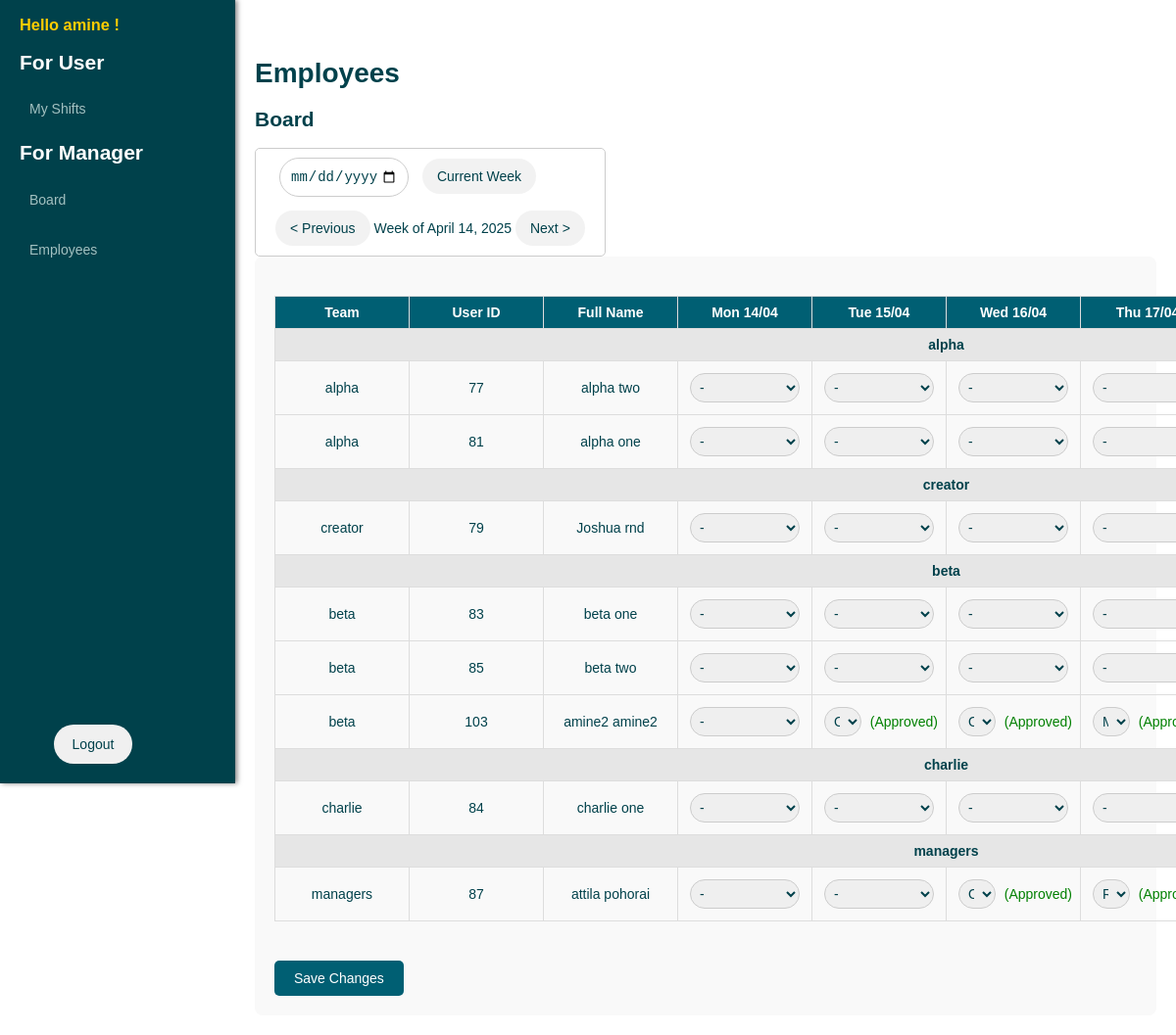
Screenshot of /board/ (signed in) with the database file from the repository.
### tables this page shows
CREATE TABLE "users" (
            id INTEGER PRIMARY KEY AUTOINCREMENT,
            username TEXT NOT NULL UNIQUE,
            password_hash TEXT NOT NULL,
            employee_id INTEGER,
            is_active BOOLEAN NOT NULL DEFAULT 1,
            role TEXT NOT NULL DEFAULT 'adc_employee',
            FOREIGN KEY (employee_id) REFERENCES "employees_old"(id) ON DELETE SET NULL
        );

CREATE TABLE employees (
                id INTEGER PRIMARY KEY AUTOINCREMENT,
                first_name TEXT NOT NULL,
                last_name TEXT NOT NULL,
                team TEXT,
                total_overtime TEXT DEFAULT '00:00'
            );

### app/routes/board.py (the view)
@board_bp.route('/')
@login_required
def index():
    today = datetime.now().date()
    week_offset = int(request.args.get('week_offset', 0))
    start_of_week = today - timedelta(days=today.weekday()) + timedelta(weeks=week_offset)
    dates = [start_of_week + timedelta(days=i) for i in range(7)]
    formatted_dates = [d.strftime("%Y-%m-%d") for d in dates]
    employee_shifts_data = employee_shift_service.get_all_employee_shifts()
    employees = employee_service.get_all_employees()
    all_shifts = employee_shift_service.get_all_shifts()  # Fetch all available shifts
    print("\n=== DEBUG: FETCHED EMPLOYEES ===")
    for emp in employees:
        print(f"Employee ID: {emp.id}, Name: {emp.fullname}, Team: {emp.team}")
    print("\n=== DEBUG: RAW SHIFT DATA ===")
    print(employee_shifts_data)
    shifts_by_employee = defaultdict(dict)
    if isinstance(employee_shifts_data, dict) and 'shifts_by_team' in employee_shifts_data:
        for team_name, shifts_list in employee_shifts_data['shifts_by_team'].items():
            for emp_shift in shifts_list:
                employee_name = emp_shift.get('employee_name', '')
                shift_date = emp_shift.get('employee_shift', {}).get('date')
                matching_employee = next((emp for emp in employees if emp.fullname == employee_name), None)
                if not matching_employee:
                    print(f"⚠️ WARNING: No matching employee found for {employee_name}")
                    continue
                employee_id = matching_employee.id
                if shift_date in formatted_dates:
                    shift_name = emp_shift.get('shift_name', 'No Shift')
                    start_time = emp_shift['employee_shift'].get('start_time', '-')
                    end_time = emp_shift['employee_shift'].get('end_time', '-')
                    approval_status = emp_shift['employee_shift'].get('approval_status', 'Approved')
                    if approval_status != 'Rejected':
                        shifts_by_employee[employee_id][shift_date] = {
                            'display': f"{shift_name} ({start_time} - {end_time})",
                            'approval_status': approval_status
                        }
    print("\n=== DEBUG: FINAL SHIFT MAPPING ===")
    for emp_id, shifts in shifts_by_employee.items():
        print(f"Employee {emp_id}: {shifts}")
    teams = defaultdict(list)
    for employee in employees:
        team_name = getattr(employee, 'team', "No Team")
        teams[team_name].append(employee)
    return render_template(
        'board/board.html',
        dates=dates,
        teams=teams,
        shifts_by_employee=shifts_by_employee,
        week_offset=week_offset,
        employees=employees,
        all_shifts=all_shifts  # Pass all shifts to the template
    )

### app/database/db.py (called while the page is built)
def get_db():
    db = sqlite3.connect(Config.DATABASE)
    db.row_factory = sqlite3.Row
    return db

### app/models/employee.py (called while the page is built)
    @property
    def fullname(self):
        return f'{self.first} {self.last}'

### app/models/user.py (called while the page is built)
    @property
    def is_authenticated(self):
        return True

    def is_manager(self):
        return self.role == 'manager'

### app/services/employee_service.py (called while the page is built)
def get_all_employees():
    db = get_db()
    try:
        rows = db.execute('SELECT * FROM employees').fetchall()
        return [Employee(row['first_name'], row['last_name'], row['team'], row['id']) for row in rows]
    except Exception as e:
        print(f"Error fetching employees: {e}")
        return []
    finally:
        db.close()

### app/services/employee_shift_service.py (called while the page is built)
def get_all_shifts():
    db = get_db()
    try:
        shifts = db.execute('SELECT * FROM shifts').fetchall()  # Retrieve all shifts from the database
        return shifts
    except Exception as e:
        print(f"Error fetching shifts: {e}")
        return []
    finally:
        db.close()

### app/services/user_service.py (called while the page is built)
def get_user_by_id(user_id):
    db = get_db()
    try:
        row = db.execute('SELECT * FROM users WHERE id = ?', (user_id, )).fetchone()
        if row:
            print(f"User data: id={row[0]}, username={row[1]}, employee_id={row[3]}, is_active={row[4]}, role={row[5]}")
            return User(row[0], row[1], row[2], row[3], row[4], row[5])
    except Exception as e:
        print("get_user_by_id: User not found")
        return False
    finally:
        db.close()

### app/templates/board/board.html (shortened to what this page needs)
{% extends 'layout.html' %}
{% block title %}<h1>Employees</h1>{% endblock %}
{% block content %}
<h2>Board</h2>
<div class="board-navigation">
    <form action="{{ url_for('board.select_week') }}" method="post">
        <input type="date" name="selected_date" required onchange="this.form.submit()">
        <a href="{{ url_for('board.index', week_offset=0) }}" class="nav-button">Current Week</a>
    </form>
    <div>
        <a href="{{ url_for('board.index', week_offset=week_offset-1) }}" class="nav-button">< Previous</a>
        <span>Week of {{ dates[0].strftime('%B %d, %Y') }}</span>
        <a href="{{ url_for('board.index', week_offset=week_offset+1) }}" class="nav-button">Next ></a>
    </div>
</div>
<form id="board-form" method="post" action="{{ url_for('board.update_shifts') }}">
    <div class="board">
        <table>
            <thead>
                <tr>
                    <th>Team</th>
                    <th>User ID</th>
                    <th>Full Name</th>
                    {% for date in dates %}
                        <th>{{ date.strftime('%a %d/%m') }}</th>
                    {% endfor %}
                </tr>
            </thead>
            <tbody>
                {% for team, employees in teams.items() %}
                    <tr class="team-header">
                        <td colspan="{{ dates|length + 3 }}">{{ team }}</td>
                    </tr>
                    {% for employee in employees %}
                        <tr>
                            <td>{{ team }}</td>
                            <td>{{ employee.id }}</td>
                            <td>{{ employee.fullname }}</td>
                            {% for date in dates %}
                                {% set emp_shifts = shifts_by_employee.get(employee.id, {}) %}
                                {% set shift = emp_shifts.get(date.strftime('%Y-%m-%d')) %}
                                <td>
                                    <div style="display: flex; align-items: center; justify-content: center;">
                                        <select name="shift_{{ employee.id }}_{{ date.strftime('%Y-%m-%d') }}" class="shift-dropdown">
                                            <option value="" {% if not shift %}selected{% endif %}>-</option>
                                            {% for shift_option in all_shifts %}
                                                <option value="{{ shift_option['id'] }}"
                                                    {% if shift and shift_option['name'] in shift.display %}selected{% endif %}>
                                                    {{ shift_option['name'] }} ({{ shift_option['start_time'] }} - {{ shift_option['end_time'] }})
                                                </option>
                                            {% endfor %}
                                        </select>
                                        {% if shift %}
                                            {% if shift.approval_status == 'Pending' %}
                                                <span style="color: orange; margin-left: 5px;">(Pending)</span>
                                            {% elif shift.approval_status == 'Approved' %}
                                                <span style="color: green; margin-left: 5px;">(Approved)</span>
                                            {% endif %}
                                        {% endif %}
                                    </div>
                                </td>
                            {% endfor %}
                        </tr>
                    {% endfor %}
                {% endfor %}
            </tbody>
        </table>
    </div>
    <button type="submit" class="save-button">Save Changes</button>
</form>
{% endblock %}

### app/templates/sidebar.html (shortened to what this page needs)
<div class="sidebar">
    <h3>Hello {{ current_user.username }} !</h3>
    <h2>For User</h2>
    <ul>
        <li><a href="{{ url_for('my_shifts.index') }}" class="{% if active == 'my_shifts' %}active{% endif %} menu-item">My Shifts</a></li>
    </ul>
    <h2>For Manager</h2>
    <ul>
        <li><a href="{{ url_for('board.index') }}" class="{% if active == 'board' %}active{% endif %} menu-item">Board</a></li>
        <li><a href="{{ url_for('employees.index') }}" class="{% if active == 'employees' %}active{% endif %} menu-item">Employees</a></li>
    </ul>
    <div class="logout">
        {% if current_user.is_authenticated %}
            <a href="{{ url_for('auth.logout') }}" class="logout-button" title="Logout">
                Logout
            </a>
        {% else %}
            <a href="{{ url_for('auth.login') }}">Login</a>
        {% endif %}
    </div>
</div>

### app/static/css/styles.css (style rules this page uses)
body { font-family: 'Arial', sans-serif; margin: 0; padding: 0; background-color: #ffffff; color: #00414B; }
h1, h2, h3, p { color: #00414B; }

### app/static/css/board.css (style rules this page uses)
.board { width: 100%; margin: 20px 0; border-collapse: collapse; }
.board table { width: 100%; border-collapse: collapse; }
.board th, .board td { padding: 12px; text-align: center; border: 1px solid #ccc; }
.board th { background-color: #00414B; color: white; }
.team-header td { background-color: #e6e6e6; font-weight: bold; color: #00414B; text-align: left; padding-left: 10px; }
.board td { min-width: 120px; }
.team-header td { background-color: #e6e6e6; font-weight: bold; color: #00414B; }
.board-navigation { display: inline-block; border: 1px solid #ccc; border-radius: 5px; padding: 20px 20px; padding-top: 5px; }
.board-navigation form { background-color: transparent; padding: 20px; padding-top: 0px; padding-left: 0px; border-radius: 0; }
.board-navigation input[type="date"] { width: 110px; margin-right: 10px; }
.nav-button { padding: 10px 15px; background-color: #f2f2f2; color: #00414B; text-decoration: none; border-radius: 25px; }

### app/static/css/button.css (style rules this page uses)
form button, .delete-button, .cancel-button, .edit-button, .logout-button, .yellow-button, .blue-button { border-radius: 25px; border: none; cursor: pointer; text-decoration: none; display: inline-block; }
form button { background-color: #FFE900; color: #00414B; }
.cancel-button, .edit-button, .logout-button { background-color: #f0f0f0; color: #00414B; margin-left: 10px; }

### app/static/css/form.css (style rules this page uses)
form { background-color: #f9f9f9; padding: 20px; border-radius: 8px; }
form input[type="text"], form input[type="password"], form input[type="date"], form input[type="time"], form select { font-size: 14px; color: #00414B; width: calc(100% - 20px); max-width: calc(30ch + 20px); padding: 10px; margin: 4px; border-radius: 25px; border: 1px solid #ccc; }

### app/static/css/list.css (style rules this page uses)
ul { list-style-type: none; padding: 0; margin: 0; width: 95% ; }

### app/static/css/login.css (style rules this page uses)
ul { list-style-type: none; padding-left: 0; }
.logout { max-width: 140px; margin-top: auto; margin-bottom: 20px; text-align: center; }
.logout-button { border: 2px solid transparent; transition: all 0.2s ease; }
.logout a { color: #00414B; text-decoration: none; }

### app/static/css/table.css (style rules this page uses)
table { width: 100%; border-collapse: separate; margin-top: 20px; border-spacing: 0; border-radius: 100px; }
th, td { padding: 12px; text-align: left; border-bottom: 1px solid #ccc; }
th { background-color: #f2f2f2; color: #00414B; }

### app/static/css/sidebar.css (style rules this page uses)
.sidebar { width: 200px; background-color: #00414B; padding: 0 20px; box-shadow: 2px 0 5px rgba(0, 0, 0, 0.5); flex-shrink: 0; display: flex; flex-direction: column; justify-content: space-between; position: sticky; top: 0; height: 100vh; }
.sidebar h2, p { margin-top: 0; color: #ffffff; }
.sidebar h3 { color: #ffcc00; }
.sidebar ul { list-style-type: none; padding: 0; }
.sidebar ul li { margin-bottom: 15px; }
.sidebar ul li a { text-decoration: none; color: #A3C1C1; padding: 10px; display: block; border-radius: 5px; transition: background-color 0.3s ease; }

### app/static/css/media.css (style rules this page uses)
@media screen and (min-width: 1024px) and (max-width: 1366px) { body, form button { font-size: 14px; } }
@media screen and (min-width: 1024px) and (max-width: 1366px) { form button, .delete-button, .cancel-button, .edit-button, .logout-button, .yellow-button, .blue-button { padding: 10px 17px; } }

### app/templates/board/board.html (style rules this page uses)
.board table { width: 100%; border-collapse: collapse; margin-top: 20px; }
.board th, .board td { padding: 8px; text-align: center; border: 1px solid #ddd; }
.board th { background-color: #005f73; color: white; }
.team-header { background-color: #ccc; font-weight: bold; text-align: left; }
.shift-dropdown { padding: 5px; width: 100%; }
.save-button { margin-top: 20px; padding: 10px 20px; background-color: #005f73; color: white; border: none; border-radius: 5px; cursor: pointer; }

### rows the page displays
users: username "amine"
employees: team "alpha", id "77", fullname "alpha two", id "-" "-" "-" "-"
employees: id "81", fullname "alpha one", id "-" "-" "-" "-"
employees: team "creator", id "79", fullname "Joshua rnd", id "-" "-" "-" "-"
employees: team "beta", id "83", fullname "beta one", id "-" "-" "-" "-"
employees: id "85", fullname "beta two", id "-" "-" "-" "-"
employees: id "103", fullname "amine2 amine2", id "-"
employees: team "charlie", id "84", fullname "charlie one", id "-" "-" "-" "-"
employees: team "managers", id "87", fullname "attila pohorai", id "-" "-"

### other values shown
{{ dates[0].strftime('%B %d, %Y') }} "April 14, 2025"
{{ date.strftime('%a %d/%m') }} "Mon 14/04" "Tue 15/04" "Wed 16/04" "Thu…"
form field value "Off (None - None)"
form field value "Morning (7 AM - 5 PM)"
form field value "REST (None - None)"
